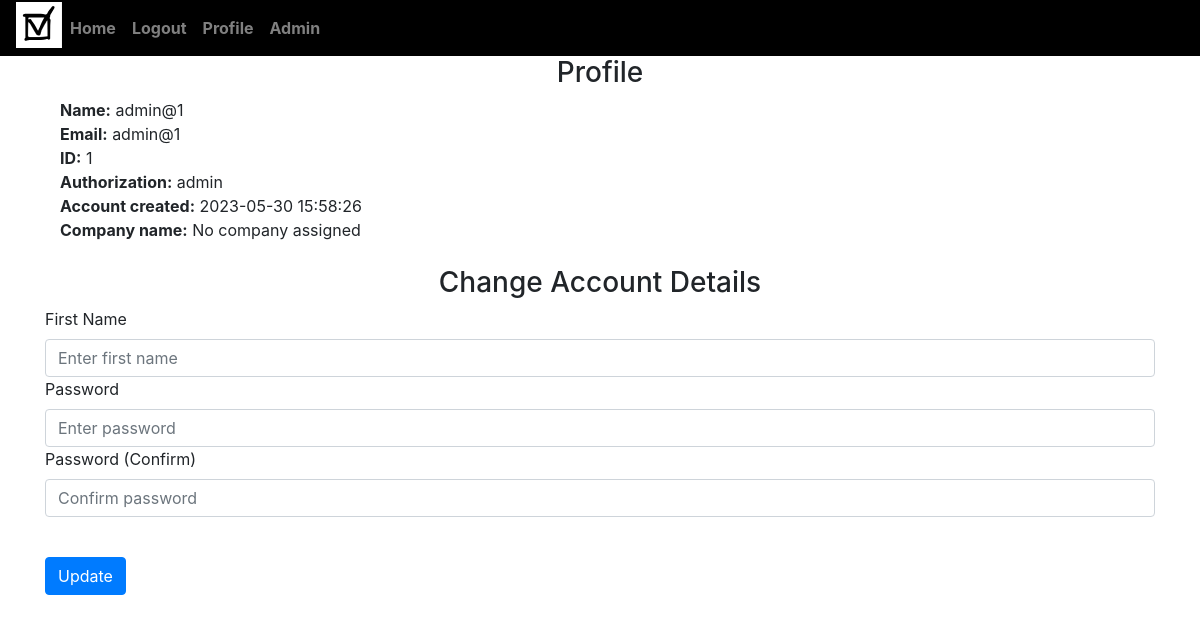
The app's page /profile (signed in) with its own data.
### website/models.py (models this page shows, shortened)
class User(db.Model, UserMixin):
    id = db.Column(db.Integer, primary_key=True)
    email = db.Column(db.String(150), unique=True)
    password = db.Column(db.String(150))
    first_name = db.Column(db.String(150))
    signup_date = db.Column(db.DateTime(timezone=True), default=func.now())
    authorization = db.Column(db.String(150))
    company_id = db.Column(db.Integer, db.ForeignKey('company.id'))
    company = db.relationship('Company', backref=db.backref('users', lazy=True))
    notes = db.relationship('Note')

class Company(db.Model):
    id = db.Column(db.Integer, primary_key=True)
    company_name = db.Column(db.String(150), unique=True)
    creation_date = db.Column(db.DateTime(timezone=True), default=func.now())
    pbi_source = db.Column(db.String(100000))

### website/auth.py (the view, shortened to what this page needs)
@auth.route('/profile', methods=['GET', 'POST'])
@login_required
def profile():
    user = current_user
    company_name = user.company.company_name if user.company else None
    user_to_update = User.query.get_or_404(user.id)
    return render_template("profile.html", user=current_user, company_name=company_name)

### main.py (called while the page is built)
@app.before_request
def create_default_entry():
    if Company.query.filter_by(company_name='No company assigned').first() is None:
        default_entry = Company(company_name='No company assigned', pbi_source=None)
        db.session.add(default_entry)
        db.session.commit()
        print("Default entry created.")

### website/__init__.py (called while the page is built)
def create_app():
    app = Flask(__name__)
    app.config['SECRET_KEY'] = 'secret key'
    app.config['SQLALCHEMY_DATABASE_URI'] = f'sqlite:///{DB_NAME}'
    db.init_app(app)
    from .views import views
    from .auth import auth
    app.register_blueprint(views, url_prefix='/')
    app.register_blueprint(auth, url_prefix='/')
    from .models import User, Note
    with app.app_context():
        db.create_all()
    login_manager = LoginManager()
    login_manager.login_view = 'auth.login'
    login_manager.init_app(app)
    @login_manager.user_loader
    def load_user(id):
        return User.query.get(int(id))
    return app

### website/templates/profile.html (shortened to what this page needs)
{% extends "base.html" %}
{% block content %}
<form method="POST">
    <h3 align="center">Profile</h3>
    <div class="container">
        <strong>Name:</strong>
	        {{ current_user.first_name }}<br/>
        <strong>Email:</strong>
	        {{ current_user.email }}<br/>
        <strong>ID:</strong>
	        {{ current_user.id }}<br/>
        <strong>Authorization:</strong>
	        {{ current_user.authorization }}<br/>
        <strong>Account created:</strong>
	        {{ current_user.signup_date }}<br/>
        <strong>Company name:</strong>
	        {{ company_name }}<br/>
    </div>
    <br />
    <h3 align="center">Change Account Details</h3>
    <div class="form-group">
        <label for="firstName">First Name</label>
        <input type="text" class="form-control" id="firstName" name="firstName" placeholder="Enter first name"/>
        <label for="password1">Password</label>
        <input type="password" class="form-control" id="password1" name="password1" placeholder="Enter password"/>
        <label for="password2">Password (Confirm)</label>
        <input type="password" class="form-control" id="password2" name="password2" placeholder="Confirm password"/>
    </div>
    <br />
    <button type="submit" class="btn btn-primary">Update</button>
</form>
{% endblock %}

### records on screen
User: first_name "admin@1", email "admin@1", id "1", authorization "admin", signup_date "2023-05-30 15:58:26"
Company: company_name "No company assigned"
